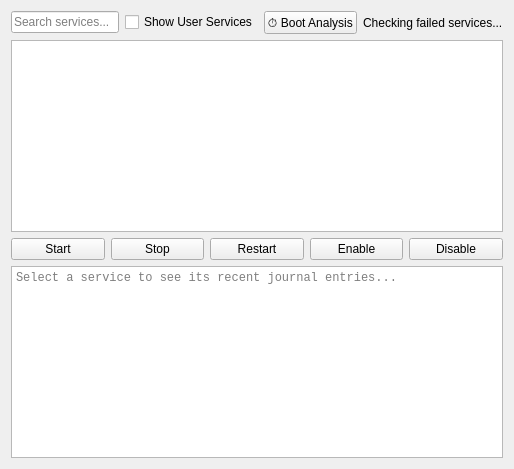
      <widget class="QWidget" name="servicesTab">
       <attribute name="title">
        <string>Services</string>
       </attribute>
       <layout class="QVBoxLayout" name="verticalLayout_services">
        <item>
         <layout class="QHBoxLayout" name="servicesTopLayout">
          <item>
           <widget class="QLineEdit" name="serviceSearchBar">
            <property name="placeholderText">
             <string>Search services...</string>
            </property>
           </widget>
          </item>
          <item>
           <widget class="QCheckBox" name="userServicesToggle">
            <property name="text">
             <string>Show User Services</string>
            </property>
           </widget>
          </item>
          <item>
           <widget class="QPushButton" name="bootAnalysisButton">
            <property name="text">
             <string>⏱️ Boot Analysis</string>
            </property>
           </widget>
          </item>
          <item>
           <widget class="QLabel" name="failedServicesLabel">
            <property name="text">
             <string>Checking failed services...</string>
            </property>
           </widget>
          </item>
         </layout>
        </item>
        <item>
         <widget class="QTableWidget" name="servicesTable">
          <property name="alternatingRowColors">
           <bool>true</bool>
          </property>
          <property name="selectionBehavior">
           <enum>QAbstractItemView::SelectionBehavior::SelectRows</enum>
          </property>
          <property name="sortingEnabled">
           <bool>true</bool>
          </property>
         </widget>
        </item>
        <item>
         <layout class="QHBoxLayout" name="servicesButtonLayout">
          <item>
           <widget class="QPushButton" name="startServiceButton">
            <property name="text">
             <string>Start</string>
            </property>
           </widget>
          </item>
          <item>
           <widget class="QPushButton" name="stopServiceButton">
            <property name="text">
             <string>Stop</string>
            </property>
           </widget>
          </item>
          <item>
           <widget class="QPushButton" name="restartServiceButton">
            <property name="text">
             <string>Restart</string>
            </property>
           </widget>
          </item>
          <item>
           <widget class="QPushButton" name="enableServiceButton">
            <property name="text">
             <string>Enable</string>
            </property>
           </widget>
          </item>
          <item>
           <widget class="QPushButton" name="disableServiceButton">
            <property name="text">
             <string>Disable</string>
            </property>
           </widget>
          </item>
         </layout>
        </item>
        <item>
         <widget class="QTextEdit" name="serviceJournalView">
          <property name="maximumHeight">
           <number>160</number>
          </property>
          <property name="readOnly">
           <bool>true</bool>
          </property>
          <property name="placeholderText">
           <string>Select a service to see its recent journal entries...</string>
          </property>
          <property name="font">
           <font>
            <family>Monospace</family>
            <pointsize>9</pointsize>
           </font>
          </property>
         </widget>
        </item>
       </layout>
      </widget>
